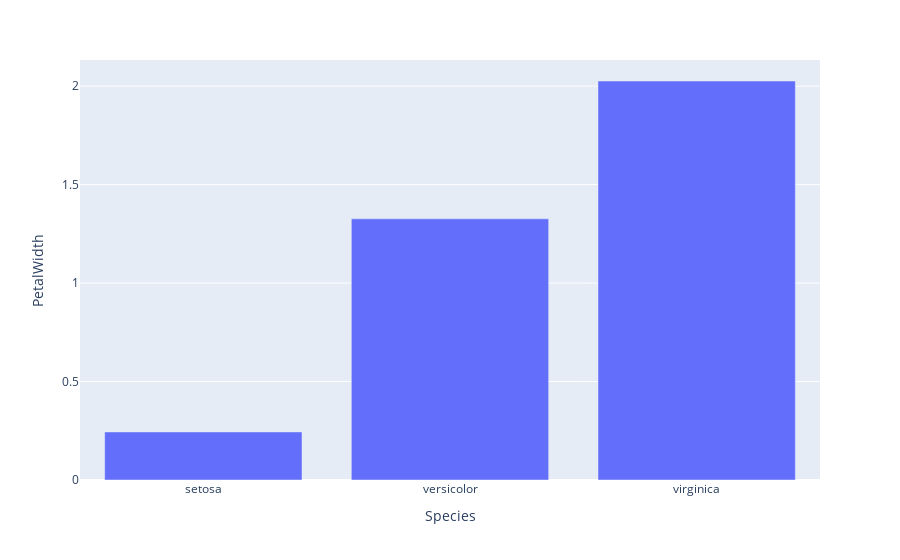

Write notebook code for a chart like this one.
### Markdown cell above
The output here is a dataframe showing the average values of the four numeric variables separated out by species, giving us 12 values.
In contrast, the earlier output we looked at combined all species, so we only had 4 values.

We can now make a more interesting bar chart:

- Get a `with px do bar using` block
- Inside that block put a `create list with` block, and inside that block put
    - `with groups do mean using`
    - a freestyle block with `y="PetalWidth"` in it

**Notice we omitted x because we want to use the axis labels as x.**

### Code cell
px.bar(groups.mean(),y='PetalWidth')

#<xml xmlns="https://developers.google.com/blockly/xml"><variables><variable id="+yh,Zg{hON]zy6D~.rH#">px</variable><variable id="kvljy3ud{{GyqoMiju^J">groups</variable></variables><block type="varDoMethod" id="7PkTI5@+A6#C}J7CTmyF" x="0" y="0"><mutation items="2"></mutation><field name="VAR" id="+yh,Zg{hON]zy6D~.rH#">px</field><field name="MEMBER">bar</field><data>px:bar</data><value name="ADD0"><block type="varDoMethod" id="c,./C6m2hx%^HPMX~u{g"><mutation items="1"></mutation><field name="VAR" id="kvljy3ud{{GyqoMiju^J">groups</field><field name="MEMBER">mean</field><data>groups:mean</data></block></value><value name="ADD1"><block type="dummyOutputCodeBlock" id=")CTCWKf5yjO}W*]0cbp6"><field name="CODE">y='PetalWidth'</field></block></value></block></xml>

### Figure 1 — Plotly figure (JSON) as saved in the notebook; plotly's stock layout.template omitted (floating-point values rounded to 4 significant figures)
{"data": [{"hovertemplate": "Species=%{x}<br>PetalWidth=%{y}<extra></extra>", "legendgroup": "", "marker": {"color": "#636efa", "pattern": {"shape": ""}}, "name": "", "orientation": "v", "showlegend": false, "textposition": "auto", "type": "bar", "x": ["setosa", "versicolor", "virginica"], "xaxis": "x", "y": [0.244, 1.326, 2.026], "yaxis": "y"}], "layout": {"barmode": "relative", "legend": {"tracegroupgap": 0}, "margin": {"t": 60}, "xaxis": {"anchor": "y", "domain": [0, 1], "title": {"text": "Species"}}, "yaxis": {"anchor": "x", "domain": [0, 1], "title": {"text": "PetalWidth"}}}}
